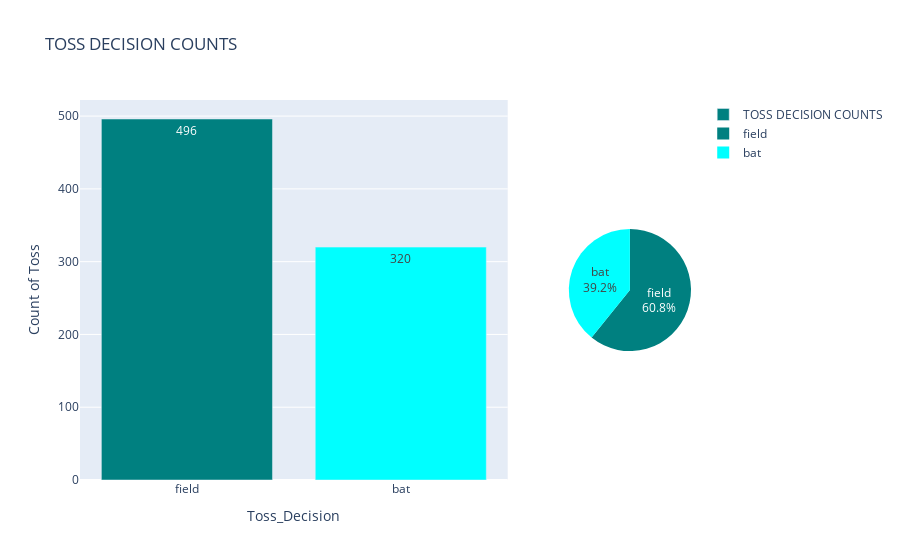

This figure's notebook cell:
### Markdown cell above
**TOSS DECISION COUNTS**

### Code cell
toss_decision_counts = df['toss_decision'].value_counts()
colors=['Teal','aqua']

bar_fig = go.Figure(data=[
    go.Bar(name='TOSS DECISION COUNTS', x=toss_decision_counts.index, y=toss_decision_counts.values, texttemplate='%{y}',textposition='auto',marker=dict(color=colors))
])


pie_fig = go.Figure(data=[go.Pie(labels=toss_decision_counts.index[:10], values=toss_decision_counts.values[:10],marker=dict(colors=colors)),])
pie_fig.update_traces(domain=dict(x=[0.8, 1.0], y=[0.0, 1.0]), textinfo='percent+label' )


fig = make_subplots(rows=1, cols=2, column_widths=[0.7, 0.2])
fig.add_trace(bar_fig.data[0])
fig.add_trace(pie_fig.data[0])

fig.update_xaxes(title_text='Toss_Decision', row=1, col=1)
fig.update_yaxes(title_text='Count of Toss', row=1, col=1)
fig.update_layout(title='TOSS DECISION COUNTS')

fig.show()

### Figure 1 — Plotly figure (JSON) as saved in the notebook; plotly's stock layout.template omitted (floating-point values rounded to 4 significant figures)
{"data": [{"marker": {"color": ["Teal", "aqua"]}, "name": "TOSS DECISION COUNTS", "textposition": "auto", "texttemplate": "%{y}", "type": "bar", "x": ["field", "bat"], "y": [496, 320]}, {"domain": {"x": [0.8, 1], "y": [0, 1]}, "labels": ["field", "bat"], "marker": {"colors": ["Teal", "aqua"]}, "textinfo": "percent+label", "type": "pie", "values": [496, 320]}], "layout": {"title": {"text": "TOSS DECISION COUNTS"}, "xaxis": {"anchor": "y", "domain": [0, 0.7], "title": {"text": "Toss_Decision"}}, "xaxis2": {"anchor": "y2", "domain": [0.8, 1]}, "yaxis": {"anchor": "x", "domain": [0, 1], "title": {"text": "Count of Toss"}}, "yaxis2": {"anchor": "x2", "domain": [0, 1]}}}
